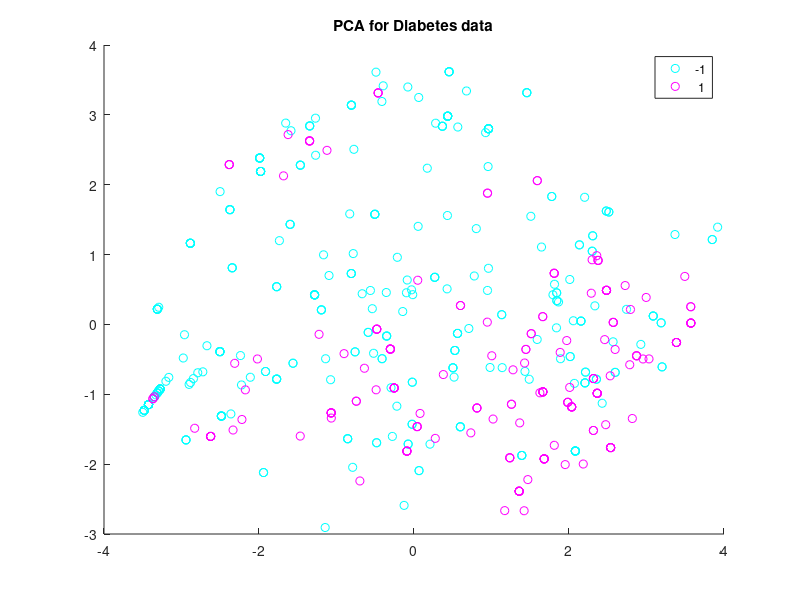
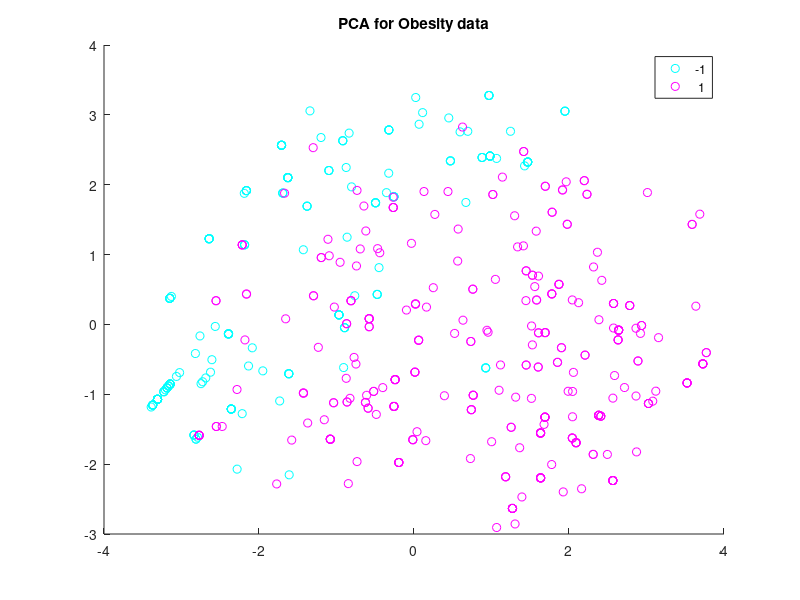
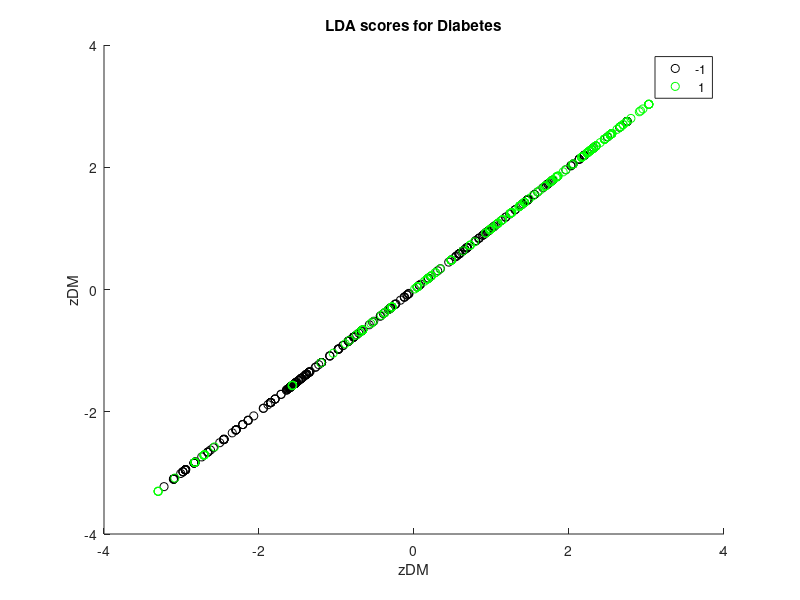
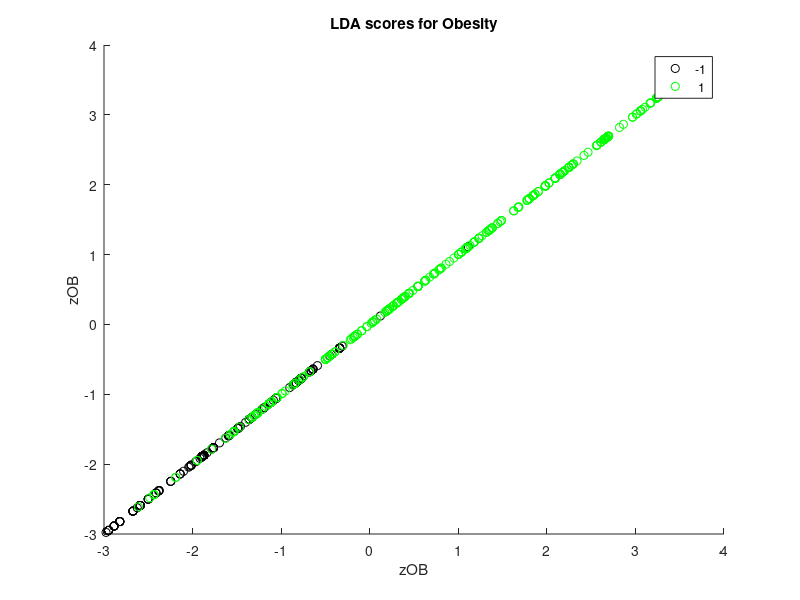

These charts were generated, in order, by the following MATLAB code:
function a4_20144315
% Function for CISC271, Winter 2021, Assignment #4
 
    % Read the test data from a CSV file
    dmrisk = csvread('dmrisk.csv',1,0);
 
    % Columns for the data and labels; DM is diabetes, OB is obesity
    jDM = 2;
    jOB = 17;
 
    % Extract the data matrices and labels
    XDM = dmrisk(:, (1:size(dmrisk,2))~=jDM);
    yDM = dmrisk(:,jDM);
    XOB = dmrisk(:, (1:size(dmrisk,2))~=jOB);
    yOB = dmrisk(:,jOB);
 
    % Reduce the dimensionality to 2D using PCA
    [~,rDM] = pca(zscore(XDM), 'NumComponents', 2);
    [~,rOB] = pca(zscore(XOB), 'NumComponents', 2);
 
    % Find the LDA vectors and scores for each data set
    [qDM zDM qOB zOB] = a4q1(rDM, yDM, rOB, yOB);
 
 
    % Plot 2D PCA for diabetes data
    f1 = figure;
    gscatter(rDM(:, 1), rDM(:, 2), yDM, 'cm');
    title('PCA for Diabetes data')
    
    % Plot 2D PCA for obesity data
    f2 = figure;
    gscatter(rOB(:, 1), rOB(:, 2), yOB, 'cm');
    title('PCA for Obesity data')
    
    % Plot LDA scores for diabetes data
    f3 = figure;
    gscatter(zDM, zDM, yDM, 'kg');
    title('LDA scores for Diabetes')
    xlabel('zDM')
    ylabel('zDM')
    
    % Plot LDA scores for obesity data
    f4 = figure;
    gscatter(zOB, zOB, yOB, 'kg');
    title('LDA scores for Obesity')
    xlabel('zOB')
    ylabel('zOB')
 
    
    % Find roc curve and display important data
    [xrocDM, yrocDM, aucDM, boptDM] = roccurve(yDM, zDM);
    [xrocOB, yrocOB, aucOB, boptOB] = roccurve(yOB, zOB);
    disp('Best Threshold value for DM:')
    disp(boptDM)
    disp('Best Threshold value for OB:')
    disp(boptOB)
    disp('AUC for DM:')
    disp(aucDM)
    disp('AUC for OB:')
    disp(aucOB)
    
    % plot ROC for diabetes
    fig5 = figure;
    plot(xrocDM, yrocDM,'.b')
    title('ROC for Diabetes data')
    xlabel('FPR: specificity')
    ylabel('TPR: sensitivity')
    
    % plot ROC for obesity
    fig6 = figure;
    plot(xrocOB, yrocOB,'.b')
    title('ROC for Obesity data')
    xlabel('FPR: specificity')
    ylabel('TPR: sensitivity')
    
 
% END OF FUNCTION
end
 
function [q1, z1, q2, z2] = a4q1(Xmat1, yvec1, Xmat2, yvec2)
% [Q1 Z1 Q2 Z2]=A4Q1(X1,Y1,X2,Y2) computes an LDA axis and a
% score vector for X1 with Y1, and for X2 with Y2.
%
% INPUTS:
%         X1 - MxN data, M observations of N variables
%         Y1 - Mx1 labels, +/- computed as ==/~= 1
%         X2 - MxN data, M observations of N variables
%         Y2 - Mx1 labels, +/- computed as ==/~= 1
% OUTPUTS:
%         Q1 - Nx1 vector, LDA axis of data set #1
%         Z1 - Mx1 vector, scores of data set #1
%         Q2 - Nx1 vector, LDA axis of data set #2
%         Z2 - Mx1 vector, scores of data set #2
 
    q1 = [];
    z1 = [];
    q2 = [];
    z2 = [];
    
    % Compute the LDA axis for each data set
    q1 = lda2class(Xmat1(yvec1==1,:), Xmat1(yvec1~=1, :));
    q2 = lda2class(Xmat2(yvec2==1,:), Xmat2(yvec2~=1, :));
   
    % Compute LDA scores by projection
    z1 = Xmat1 * q1;
    z2 = Xmat2 * q2;
    
% END OF FUNCTION
end
 
function qvec = lda2class(X1, X2)
% QVEC=LDA2(X1,X2) finds Fisher's linear discriminant axis QVEC
% for data in X1 and X2.  The data are assumed to be sufficiently
% independent that the within-label scatter matrix is full rank.
%
% INPUTS:
%         X1   - M1xN data with M1 observations of N variables
%         X2   - M2xN data with M2 observations of N variables
% OUTPUTS:
%         qvec - Nx1 unit direction of maximum separation
 
    qvec = ones(size(X1,2), 1);
    xbar1 = mean(X1);
    xbar2 = mean(X2);
 
    % Compute the within-class means and scatter matrices
    S1 = (X1 - ones(length(X1), 1) * xbar1)'*(X1 - ones(length(X1), 1) * xbar1);
    S2 = (X2 - ones(length(X2), 1) * xbar2)'*(X2 - ones(length(X2), 1) * xbar2);
    Sw = S1 + S2;
    
    % Compute the between-class scatter matrix
    X = [X1; X2];
    Xbar = xbar1 + xbar2;
    Sb = [xbar1 - Xbar; xbar2 - Xbar]'*[xbar1 - Xbar; xbar2 - Xbar];
    
    % Fisher's linear discriminant is the largest eigenvector
    % of the Rayleigh quotient
    [qvec, ~] = eigs(Sw\Sb, 1);
 
    % May need to correct the sign of qvec to point towards mean of X1
    if (xbar1 - xbar2)*qvec < 0
        qvec = -qvec;
    end
% END OF FUNCTION
end
 
function [fpr tpr auc bopt] = roccurve(yvec_in,zvec_in)
% [FPR TPR AUC BOPT]=ROCCURVE(YVEC,ZVEC) computes the
% ROC curve and related values for labels YVEC and scores ZVEC.
% Unique scores are used as thresholds for binary classification.
%
% INPUTS:
%         YVEC - Mx1 labels, +/- computed as ==/~= 1
%         ZVEC - Mx1 scores, real numbers
% OUTPUTS:
%         FPR  - Kx1 vector of False Positive Rate values
%         TPR  - Kx1 vector of  True Positive Rate values
%         AUC  - scalar, Area Under Curve of ROC determined by TPR and FPR
%         BOPT - scalar, optimal threshold for accuracy
 
    % Sort the scores and permute the labels accordingly
    [zvec zndx] = sort(zvec_in);
    yvec = yvec_in(zndx);
        
    % Sort and find a unique subset of the scores; problem size
    bvec = unique(zvec);
    bm = numel(bvec);
    
    % Compute a confusion matrix for each unique threshold value;
    % extract normalized entries into TPR and FPR vectors; track
    % the accuracy and optimal B threshold
    tpr = [];
    fpr = [];
    acc = -inf;
    bopt = -inf;
    for jx = 1:bm
        
        % Find tpr, fpr, and optimal threshold value.
        cmat = confmat(yvec, zvec, bvec(jx));
        tp = cmat(1, 1);
        fn = cmat(1, 2);
        fp = cmat(2, 1);
        tn = cmat(2, 2);
        tpr = [tpr tp/(tp + fn)];
        fpr = [fpr fp/(fp + tn)];
        if (tp + tn)/sum([tp fn fp tn]) > acc
            acc = (tp + tn)/sum([tp fn fp tn]);
            bopt = bvec(jx);
        end
    end
    
    % Show optimal threshold confusion matrix.
    disp('Confusion matrix for optimal threshold:');
    disp(bopt);
    disp(confmat(yvec, zvec, bopt));
    
    
    
    % Ensure that the rates, from these scores, will plot correctly
    tpr = sort(tpr);
    fpr = sort(fpr);
    
    % Compute AUC for this ROC
    auc = aucofroc(tpr, fpr);
end
    
function cmat = confmat(yvec, zvec, theta)
% CMAT=CONFMAT(YVEC,ZVEC,THETA) finds the confusion matrix CMAT for labels
% YVEC from scores ZVEC and a threshold THETA. YVEC is assumed to be +1/-1
% and each entry of ZVEC is scored as -1 if <THETA and +1 otherwise. CMAT
% is returned as [TP FN ; FP TN]
%
% INPUTS:
%         YVEC  - Mx1 values, +/- computed as ==/~= 1
%         ZVEC  - Mx1 scores, real numbers
%         THETA - threshold real-valued scalar
% OUTPUTS:
%         CMAT  - 2x2 confusion matrix; rows are +/- labels,
%                 columns are +/- classifications
 
    % Find the plus/minus 1 vector of quantizations
    qvec = sign((zvec >= theta) - 0.5);
    
    % Compute the confusion matrix by entries
    TP=0;FP=0;TN=0;FN=0;
    for idx = 1: length(yvec)
        if yvec(idx) == 1 && qvec(idx) == 1
            TP = TP + 1;
        elseif yvec(idx) == 1 && qvec(idx) == -1
            FN = FN + 1;
        elseif yvec(idx) == -1 && qvec(idx) == -1
            TN = TN + 1;
        else
            FP = FP + 1;
        end
    end
    
    % Set up confusion matrix
    cmat = [TP FN ; FP TN];
    
end
 
function auc = aucofroc(tpr, fpr)
% AUC=AUCOFROC(TPR,FPR) finds the Area Under Curve of the
% ROC curve specified by the TPR, True Positive Rate, and
% the FPR, False Positive Rate.
%
% INPUTS:
%         TPR - Kx1 vector, rate for underlying score threshold 
%         FPR - Kx1 vector, rate for underlying score threshold 
% OUTPUTS:
%         AUC - integral, from Trapezoidal Rule on [0,0] to [1,1]
 
    [X undx] = sort(reshape(tpr, 1, numel(tpr)));
    Y = sort(reshape(fpr(undx), 1, numel(undx)));
    auc = abs(trapz([0 Y 1] , [0 X 1]));
end